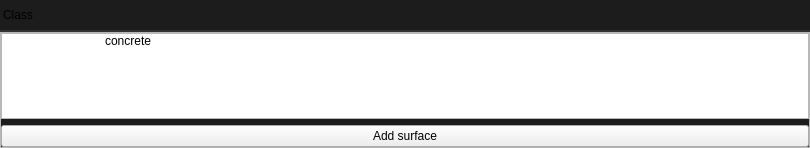
<?xml version="1.0" encoding="UTF-8"?>
<ui version="4.0">
 <class>Widget</class>
 <widget class="QWidget" name="Widget">
  <property name="geometry">
   <rect>
    <x>0</x>
    <y>0</y>
    <width>810</width>
    <height>148</height>
   </rect>
  </property>
  <property name="minimumSize">
   <size>
    <width>96</width>
    <height>0</height>
   </size>
  </property>
  <property name="maximumSize">
   <size>
    <width>16777215</width>
    <height>1600</height>
   </size>
  </property>
  <property name="windowTitle">
   <string>Form</string>
  </property>
  <property name="styleSheet">
   <string notr="true">.QWidget {
    font: 580 10pt &quot;Segoe UI&quot;;
    border: 2px solid black;
    border-radius: 0px;
    border-left: 0px;
    border-right: 0px;
	border-top: 0px;
    border-color: rgba(50, 50, 50, 255);
    padding: 8px;
    padding-left: 6px;
    padding-right: 6px;
    color: #E3E3E3;
    background-color: #1C1C1C;
}

.QWidget::hover {
}
.QWidget::selected {
    background-color: #414956;
}</string>
  </property>
  <layout class="QVBoxLayout" name="verticalLayout">
   <property name="spacing">
    <number>0</number>
   </property>
   <property name="leftMargin">
    <number>0</number>
   </property>
   <property name="topMargin">
    <number>0</number>
   </property>
   <property name="rightMargin">
    <number>0</number>
   </property>
   <property name="bottomMargin">
    <number>0</number>
   </property>
   <item>
    <widget class="QFrame" name="frame">
     <property name="minimumSize">
      <size>
       <width>0</width>
       <height>32</height>
      </size>
     </property>
     <property name="maximumSize">
      <size>
       <width>16777215</width>
       <height>32</height>
      </size>
     </property>
     <property name="styleSheet">
      <string notr="true">.QFrame {
    font: 580 10pt &quot;Segoe UI&quot;;
    border: 2px solid black;
    border-radius: 0px;
    border-left: 0px;
    border-right: 0px;
	border-top: 0px;
    border-color: rgba(50, 50, 50, 255);
    color: #E3E3E3;
    background-color: #1C1C1C;
}

.QFrame::hover {
}
.QFrame::selected {
    background-color: #414956;
}</string>
     </property>
     <property name="frameShape">
      <enum>QFrame::Shape::StyledPanel</enum>
     </property>
     <property name="frameShadow">
      <enum>QFrame::Shadow::Raised</enum>
     </property>
     <property name="lineWidth">
      <number>0</number>
     </property>
     <layout class="QHBoxLayout" name="horizontalLayout_2">
      <property name="spacing">
       <number>16</number>
      </property>
      <property name="leftMargin">
       <number>0</number>
      </property>
      <property name="topMargin">
       <number>0</number>
      </property>
      <property name="rightMargin">
       <number>0</number>
      </property>
      <property name="bottomMargin">
       <number>0</number>
      </property>
      <item>
       <layout class="QHBoxLayout" name="layout">
        <property name="sizeConstraint">
         <enum>QLayout::SizeConstraint::SetFixedSize</enum>
        </property>
        <item>
         <widget class="QLabel" name="property_class">
          <property name="sizePolicy">
           <sizepolicy hsizetype="Fixed" vsizetype="Preferred">
            <horstretch>0</horstretch>
            <verstretch>0</verstretch>
           </sizepolicy>
          </property>
          <property name="styleSheet">
           <string notr="true">border:0px;
background-color: rgba(255, 255, 255, 0);
font: 8pt &quot;Segoe UI&quot;;
padding-right: 16px;

</string>
          </property>
          <property name="text">
           <string>Class</string>
          </property>
         </widget>
        </item>
        <item>
         <spacer name="horizontalSpacer">
          <property name="orientation">
           <enum>Qt::Orientation::Horizontal</enum>
          </property>
          <property name="sizeHint" stdset="0">
           <size>
            <width>40</width>
            <height>20</height>
           </size>
          </property>
         </spacer>
        </item>
       </layout>
      </item>
     </layout>
    </widget>
   </item>
   <item>
    <widget class="QFrame" name="frame_3">
     <property name="frameShape">
      <enum>QFrame::Shape::StyledPanel</enum>
     </property>
     <property name="frameShadow">
      <enum>QFrame::Shadow::Raised</enum>
     </property>
     <layout class="QVBoxLayout" name="verticalLayout_3">
      <property name="leftMargin">
       <number>0</number>
      </property>
      <property name="topMargin">
       <number>0</number>
      </property>
      <property name="rightMargin">
       <number>0</number>
      </property>
      <property name="bottomMargin">
       <number>0</number>
      </property>
      <item>
       <widget class="QTreeWidget" name="surfaces_tree">
        <property name="alternatingRowColors">
         <bool>true</bool>
        </property>
        <property name="headerHidden">
         <bool>true</bool>
        </property>
        <column>
         <property name="text">
          <string>switch</string>
         </property>
        </column>
        <column>
         <property name="text">
          <string>surface</string>
         </property>
        </column>
        <item>
         <property name="text">
          <string/>
         </property>
         <property name="text">
          <string>concrete</string>
         </property>
        </item>
       </widget>
      </item>
      <item>
       <widget class="QPushButton" name="add_surface">
        <property name="text">
         <string>Add surface</string>
        </property>
        <property name="icon">
         <iconset resource="../../resources.qrc">
          <normaloff>:/icons/add_24dp_9D9D9D_FILL0_wght400_GRAD0_opsz24.svg</normaloff>:/icons/add_24dp_9D9D9D_FILL0_wght400_GRAD0_opsz24.svg</iconset>
        </property>
       </widget>
      </item>
     </layout>
    </widget>
   </item>
  </layout>
 </widget>
 <resources>
  <include location="../../resources.qrc"/>
 </resources>
 <connections/>
</ui>
